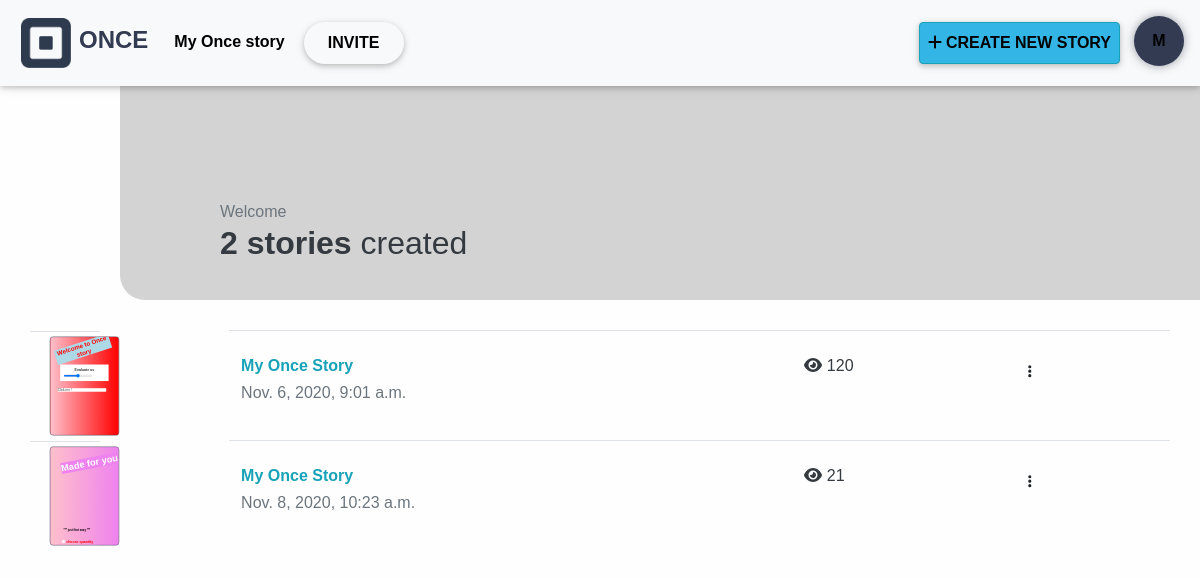
/storiesList/ (signed in), run on an earlier commit of the app's database.
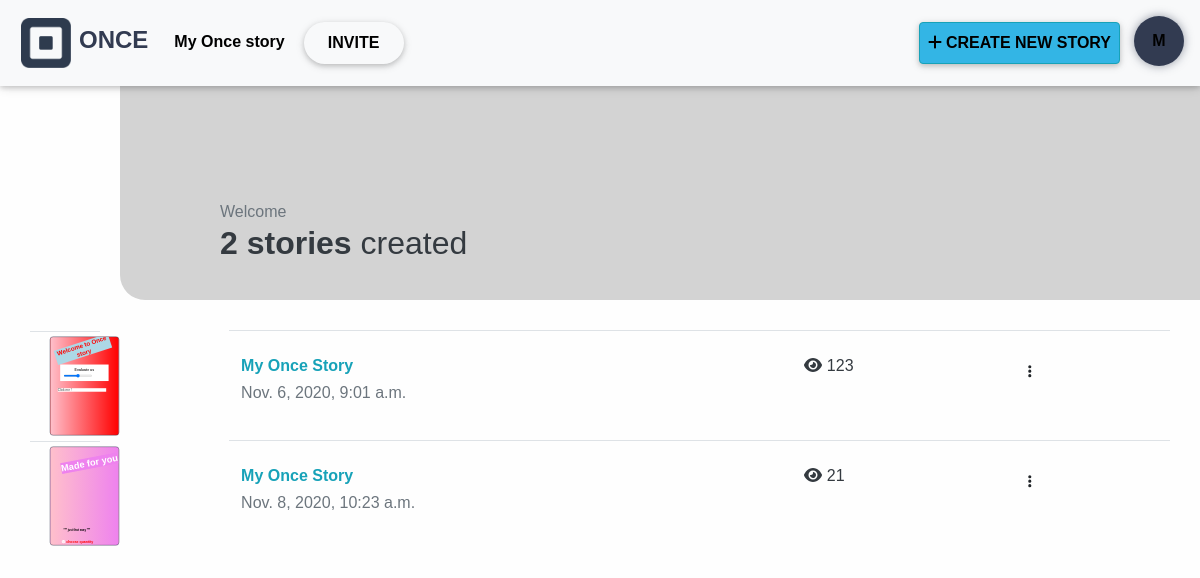
And on a later commit of the database.
### clone_app/models.py (models this page shows)
class storiesSet(models.Model):
    user = models.ForeignKey(User, on_delete=models.CASCADE)
    code = models.CharField(max_length=10, blank=True, null=True)
    storiesSet = models.ManyToManyField(story)
    date = models.DateTimeField(auto_now_add=True, blank=True, null=True)
    name = models.CharField(max_length=500, default="My Once Story")
    product = models.CharField(max_length=500, null=True, blank=True)
    handle = models.CharField(max_length=500, null=True, blank=True)
    title = models.CharField(max_length=500, null=True, blank=True)
    description = models.TextField(null=True, blank=True)
    price = models.FloatField(max_length=500, null=True, blank=True)
    src = models.TextField(null=True, blank=True)
    views = models.IntegerField(default=0)
    def getFirstStory(self):
        try:
            return self.storiesSet.all()[0]
        except:
            return False

### clone_app/views.py (the view)
# urls.py: path('storiesList/',views.storiesList,name="storiesList"),
def storiesList(request):
    if not request.user.is_authenticated:
        return redirect('login')
    stories = storiesSet.objects.filter(user=request.user)
    context = {
        'stories': stories
    }
    return render(request, 'list.html', context)

### clone_app/templates/list.html (shortened to what the changed rows need)
{% load static %}
<html class="no-js" lang="zxx">
<head>
    <link rel="stylesheet" href="{% static 'css/mdb.min.css' %}">
    <link rel="stylesheet" href="{% static 'css/fontawesome-free.css' %}">
    <link rel="stylesheet" href="{% static 'css/bootstrap.min.css' %}">
    <link rel="stylesheet" href="{% static 'css/swiper.css' %}">
    <link rel="stylesheet" href="{% static 'css/emojionearea.min.css' %}">
    <link rel="stylesheet" href="{% static 'css/trumbowyg.scss' %}">
    <link rel="stylesheet" href="{% static 'css/trumbowyg.giphy.scss' %}">
</head>
<body>
    <div id="header">
        <div class="stories_num">
            <h2 class="text-dark"><span class="text-dark bold">{{stories.count}} {%if stories.count == 1%}story{%else%}stories{%endif%}</span> created</h2>
        </div>
    </div>
    <div class="section">
        <table class="table table-hover">
            {% for story in stories %}
                <tr class="redirecting">
                    <td>
                        <div class="contentcard">
                            <div class="innerStoryCard" style="position: relative; overflow:hidden; background: {{story.getFirstStory.background}};">
                                {% for component in story.getFirstStory.components.all %}
                                    <div class="editableContainerAbsoluteContainer">
                                        <div id="{{component.type}}_{{component.id}}" style="width: {{component.width}}; height: {{component.height}}; top: {{component.top}}; left: {{component.left}}; transform: translate(-50%, -50%) rotate({{component.rotation}});" class="editable-container">
                                            {% if component.type == 'image' %}
                                                <img class="image-fluid" src="{{component.image.url}}" alt="">
                                            {% elif component.type == 'text' or component.type == 'block' %}
                                                {% autoescape off %}
                                                    {{component.html}}
                                                {% endautoescape %}
                                            {% elif component.type == 'range' %}
                                                <div style="background: {{component.background}};" class="engage-card p-3">
                                                    <h6 style="color: {{component.color}};" class="text-center bold includeText">{{component.title}}</h6>
                                                    <input class="rangeSlider" type="range">
                                                </div>
                                            {% elif component.type == 'button' %}
                                                <div onclick="window.location.replace('{{component.href}}')" style="cursor: pointer; background: {{component.background}}; color: {{component.color}};" class="clickmebtn includeText">Click me !</div>
                                            {% elif component.type == 'emoji' %}
                                                <img class="emojioneemoji" src="{{component.src}}" alt="">
                                            {% elif component.type == 'sticker' or component.type == 'gif' %}
                                                <figure>
                                                    <img class="image-fluid" src="{{component.src}}" alt="">
                                                </figure>
                                            {% elif component.type == 'unsplash' %}
                                                <img class="image-fluid" src="{{component.src}}" alt="">
                                            {% endif %}
                                        </div>
                                    </div>
                                {% endfor %}
                            </div>
                        </div>
                    </td>
                    <td>
                        <h6 class="text-info bold"><a href="{% url 'create-story' story.id %}" class="text-info">{{story.name}}</a></h6>
                        <h6 class="text-muted">{{story.date}}</h6>
                    </td>
                    <td>
                        <h6 class="text-dark">
                            <i class="fas fa-eye"></i>
                            {{story.views}}
                        </h6>
                    </td>
                    <td>
                        <a data-toggle="dropdown" class="nav-link"><i class="fas fa-ellipsis-v"></i></a>
                    </td>
                </tr>
            {%endfor%}
        </table>
    </div>
</body>
</html>

What changed in the data, as far as the page shows it:
changed storiesSet "Nov. 6, 2020, 9:01 a.m.": views "120" → "123"
